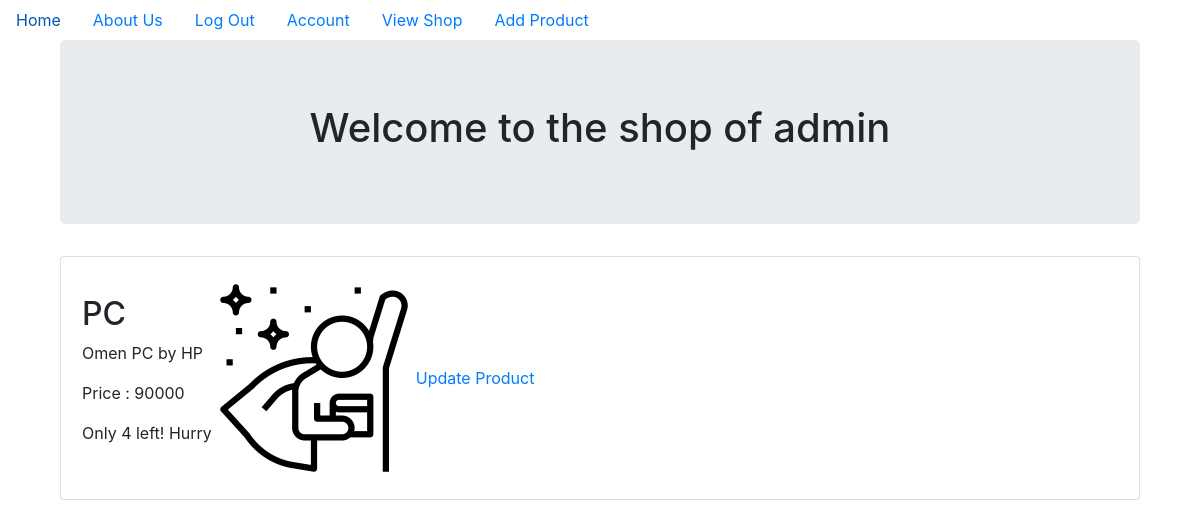
The page /admin_shop (signed in) on the database its author committed.
### shopperstop/models.py (models this page shows, shortened)
class User(db.Model, UserMixin):
    id = db.Column(db.Integer, primary_key = True)
    profile_image = db.Column(db.String(20), nullable=False, default='default_profile.png')
    email = db.Column(db.String(64), unique=True, index=True)
    username = db.Column(db.String(64), unique=True, index=True)
    password_hash = db.Column(db.String(128))
    user_type=db.Column(db.String(128))
    cart = db.relationship('Cart', backref='user_cart', lazy=True)
    sold_by = db.relationship('Product', backref='seller', lazy=True)

class Product(db.Model):
    id = db.Column(db.Integer, primary_key=True)
    sell_id=db.Column(db.Integer, db.ForeignKey('user.id'), nullable=False)
    product_name = db.Column(db.String(140), nullable=False)
    product_desc=db.Column(db.String, nullable=False)
    quantity=db.Column(db.Integer, nullable=False)
    price=db.Column(db.Integer, nullable=False)
    product_image=db.Column(db.String(20), nullable=False, default='default_profile.png')

### shopperstop/users/views.py (the view)
@users.route("/<username>_shop")
@login_required
def shop_view(username):
    if current_user.user_type=='Customer':
        abort(403)
    user=User.query.filter_by(username=username).first_or_404()
    shop=Product.query.filter_by(sell_id=current_user.id)
    return render_template('shop.html', shop=shop, user=user)

### shopperstop/models.py (called while the page is built)
@login_manager.user_loader
def load_user(user_id):
    return User.query.get(user_id)

### shopperstop/templates/shop.html
{% extends "base.html" %}
{% block content %}
<div class="container">
  <div class="jumbotron">
    <div align='center'>
      <h1 >Welcome to the shop of {{user.username}}</h1>
    </div>
  </div>
{% for product in shop %}
<div class="card" >
  <div class="card-body">
    <table>
      <tr>
        <td>
          <h2>{{ product.product_name }}</h2>
          <p>{{ product.product_desc }}</p>
          <p>Price : {{ product.price }}</p>
          <p>Only {{product.quantity}} left! Hurry</p>
        </td>
        <td>
          <img align='center' src="{{ url_for('static', filename='product_pics/' + product.product_image) }}">
        </td>
        <td>
          <a href="{{ url_for('users.update_product', product_id=product.id) }}">Update Product</a>
        </td>
      </tr>
    </table>
  </div>
</div>
{% endfor %}
</div>
{% endblock content %}

### rows shown on the page
User: username "admin"
Product: product_name "PC", product_desc "Omen PC by HP", price "90000", quantity "4", product_image (placeholder picture)
